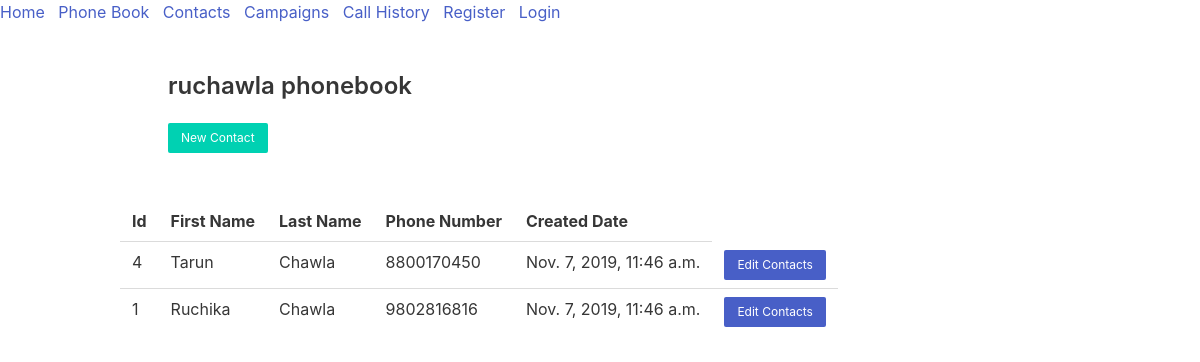
Screenshot of /view_phonebook_contacts/3 with the database file from the repository.
### voiceBroadcastApp/models.py (models this page shows, shortened)
class PhoneBook(models.Model):
    agent = models.CharField(max_length=255, default='admin')
    name = models.CharField(max_length=255, default='')
    description = models.TextField(default='')
    created_date = models.DateTimeField(default=datetime.now())
    def __str__(self):
        return self.name

class Contact(models.Model):
    agent = models.CharField(max_length=255, default='admin')
    first_name = models.CharField(max_length=255, default='')
    last_name = models.CharField(max_length=255, default='')
    created_date = models.DateTimeField(default=datetime.now())
    phone_number = models.IntegerField(unique=True)
    phone_book = models.ManyToManyField(PhoneBook)

### voiceBroadcastApp/views.py (the view)
# urls.py: path('view_phonebook_contacts/<int:id>', views.view_phonebook_contacts, name='view_phonebook_contacts'),
def view_phonebook_contacts(request, id):
    phonebook = PhoneBook.objects.get(id=id)
    contacts = phonebook.contact_set.all()
    return render(request, 'voiceBroadcastApp/contacts.html', {'contacts': contacts, 'phonebook_name': phonebook, 'id': id})

### voiceBroadcastApp/templates/voiceBroadcastApp/contacts.html (shortened to what this page needs)
{% extends 'base/base.html' %}
{% block content %}
    <!DOCTYPE html>
    <html lang="en">
    <head>
    </head>
    <body>
    <div class="container">
        <div class="section">
            {% if id %}
                <h3 class="content title is-4">{{ phonebook_name }}</h3>
             {% else %}
                <h3 class="content title is-4">Contacts</h3>
            {% endif %}
            <form action="{% url 'add_contact' %}">
                <input class="button is-primary is-small" type="submit" value="New Contact">
            </form>
        </div>
        <div class="table-container">
            <table class="table">
                <tr>
                    <th>Id</th>
                    <th>First Name</th>
                    <th>Last Name</th>
                    <th>Phone Number</th>
                    <th>Created Date</th>
                </tr>
                {% for contact in contacts %}
                    <tr>
                        <td>{{ contact.id }}</td>
                        <td>{{ contact.first_name }}</td>
                        <td>{{ contact.last_name }}</td>
                        <td>{{ contact.phone_number }}</td>
                        <td>{{ contact.created_date }}</td>
                        <td><a href="../edit_contacts/{{ contact.id }}" class="button is-small is-link">
                            Edit Contacts </a></td>
                    </tr>
                {% endfor %}
            </table>
        </div>
    </div>
    </body>
    </html>
{% endblock %}

### rows the page displays
PhoneBook: name "ruchawla phonebook"
Contact: id "4", first_name "Tarun", last_name "Chawla", phone_number "8800170450", created_date "Nov. 7, 2019, 11:46 a.m."
Contact: id "1", first_name "Ruchika", last_name "Chawla", phone_number "9802816816", created_date "Nov. 7, 2019, 11:46 a.m."
